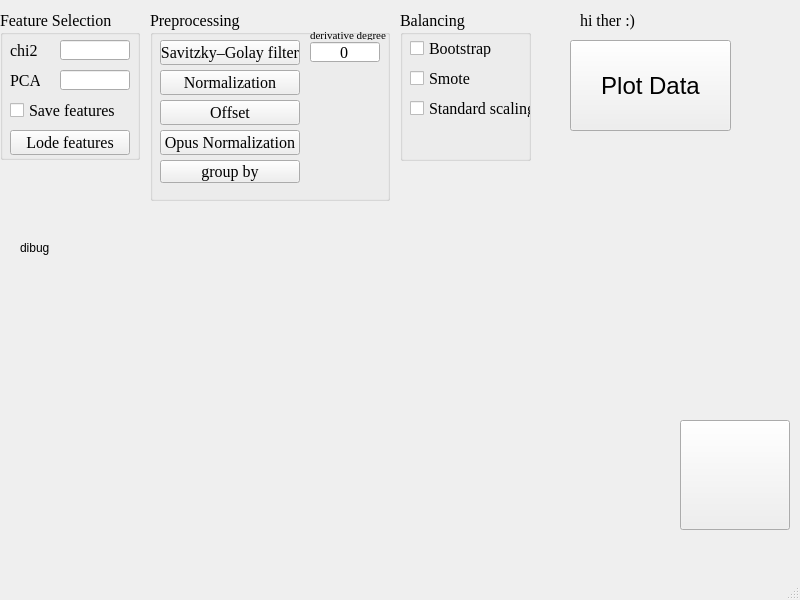
<?xml version="1.0" encoding="UTF-8"?>
<ui version="4.0">
 <class>MainWindow</class>
 <widget class="QMainWindow" name="MainWindow">
  <property name="geometry">
   <rect>
    <x>0</x>
    <y>0</y>
    <width>800</width>
    <height>600</height>
   </rect>
  </property>
  <property name="windowTitle">
   <string>Preprocessing Data</string>
  </property>
  <widget class="QWidget" name="centralwidget">
   <widget class="QLabel" name="model_label">
    <property name="geometry">
     <rect>
      <x>580</x>
      <y>10</y>
      <width>171</width>
      <height>20</height>
     </rect>
    </property>
    <property name="font">
     <font>
      <family>Times New Roman</family>
      <pointsize>12</pointsize>
     </font>
    </property>
    <property name="text">
     <string>hi ther :)</string>
    </property>
   </widget>
   <widget class="QGroupBox" name="feature_selection">
    <property name="geometry">
     <rect>
      <x>0</x>
      <y>10</y>
      <width>140</width>
      <height>150</height>
     </rect>
    </property>
    <property name="font">
     <font>
      <family>Times New Roman</family>
      <pointsize>12</pointsize>
     </font>
    </property>
    <property name="title">
     <string>Feature Selection</string>
    </property>
    <widget class="QLineEdit" name="chi2_input">
     <property name="geometry">
      <rect>
       <x>60</x>
       <y>30</y>
       <width>70</width>
       <height>20</height>
      </rect>
     </property>
    </widget>
    <widget class="QLineEdit" name="pca_input">
     <property name="geometry">
      <rect>
       <x>60</x>
       <y>60</y>
       <width>70</width>
       <height>20</height>
      </rect>
     </property>
    </widget>
    <widget class="QLabel" name="chi2">
     <property name="geometry">
      <rect>
       <x>10</x>
       <y>30</y>
       <width>30</width>
       <height>20</height>
      </rect>
     </property>
     <property name="text">
      <string>chi2</string>
     </property>
    </widget>
    <widget class="QLabel" name="PCA">
     <property name="geometry">
      <rect>
       <x>10</x>
       <y>60</y>
       <width>30</width>
       <height>20</height>
      </rect>
     </property>
     <property name="text">
      <string>PCA</string>
     </property>
    </widget>
    <widget class="QPushButton" name="lode_feturs">
     <property name="geometry">
      <rect>
       <x>10</x>
       <y>120</y>
       <width>120</width>
       <height>25</height>
      </rect>
     </property>
     <property name="text">
      <string>Lode features</string>
     </property>
    </widget>
    <widget class="QCheckBox" name="save_features">
     <property name="geometry">
      <rect>
       <x>10</x>
       <y>90</y>
       <width>120</width>
       <height>20</height>
      </rect>
     </property>
     <property name="text">
      <string>Save features</string>
     </property>
     <property name="checkable">
      <bool>true</bool>
     </property>
    </widget>
   </widget>
   <widget class="QGroupBox" name="pre_prosses">
    <property name="geometry">
     <rect>
      <x>150</x>
      <y>10</y>
      <width>240</width>
      <height>191</height>
     </rect>
    </property>
    <property name="font">
     <font>
      <family>Times New Roman</family>
      <pointsize>12</pointsize>
     </font>
    </property>
    <property name="title">
     <string>Preprocessing</string>
    </property>
    <widget class="QPushButton" name="sgf_btn">
     <property name="geometry">
      <rect>
       <x>10</x>
       <y>30</y>
       <width>140</width>
       <height>25</height>
      </rect>
     </property>
     <property name="text">
      <string>Savitzky–Golay filter</string>
     </property>
    </widget>
    <widget class="QPushButton" name="normalizetion_btn">
     <property name="geometry">
      <rect>
       <x>10</x>
       <y>60</y>
       <width>140</width>
       <height>25</height>
      </rect>
     </property>
     <property name="text">
      <string>Normalization</string>
     </property>
    </widget>
    <widget class="QPushButton" name="offset_btn">
     <property name="geometry">
      <rect>
       <x>10</x>
       <y>90</y>
       <width>140</width>
       <height>25</height>
      </rect>
     </property>
     <property name="text">
      <string>Offset</string>
     </property>
    </widget>
    <widget class="QPushButton" name="opus_normalizetion">
     <property name="geometry">
      <rect>
       <x>10</x>
       <y>120</y>
       <width>140</width>
       <height>25</height>
      </rect>
     </property>
     <property name="text">
      <string>Opus Normalization</string>
     </property>
    </widget>
    <widget class="QLineEdit" name="sgf_div">
     <property name="geometry">
      <rect>
       <x>160</x>
       <y>32</y>
       <width>70</width>
       <height>20</height>
      </rect>
     </property>
     <property name="text">
      <string>0</string>
     </property>
     <property name="alignment">
      <set>Qt::AlignCenter</set>
     </property>
    </widget>
    <widget class="QLabel" name="label_2">
     <property name="geometry">
      <rect>
       <x>160</x>
       <y>20</y>
       <width>80</width>
       <height>10</height>
      </rect>
     </property>
     <property name="font">
      <font>
       <pointsize>8</pointsize>
      </font>
     </property>
     <property name="text">
      <string>derivative degree</string>
     </property>
    </widget>
    <widget class="QPushButton" name="group_by">
     <property name="geometry">
      <rect>
       <x>10</x>
       <y>150</y>
       <width>140</width>
       <height>23</height>
      </rect>
     </property>
     <property name="text">
      <string>group by</string>
     </property>
    </widget>
   </widget>
   <widget class="QGroupBox" name="balancing">
    <property name="geometry">
     <rect>
      <x>400</x>
      <y>10</y>
      <width>131</width>
      <height>151</height>
     </rect>
    </property>
    <property name="font">
     <font>
      <family>Times New Roman</family>
      <pointsize>12</pointsize>
     </font>
    </property>
    <property name="title">
     <string>Balancing</string>
    </property>
    <widget class="QCheckBox" name="bootstrap">
     <property name="geometry">
      <rect>
       <x>10</x>
       <y>30</y>
       <width>91</width>
       <height>17</height>
      </rect>
     </property>
     <property name="text">
      <string>Bootstrap</string>
     </property>
    </widget>
    <widget class="QCheckBox" name="smote">
     <property name="geometry">
      <rect>
       <x>10</x>
       <y>60</y>
       <width>81</width>
       <height>17</height>
      </rect>
     </property>
     <property name="text">
      <string>Smote</string>
     </property>
    </widget>
    <widget class="QCheckBox" name="standart_scaling">
     <property name="geometry">
      <rect>
       <x>10</x>
       <y>90</y>
       <width>121</width>
       <height>17</height>
      </rect>
     </property>
     <property name="text">
      <string>Standard scaling</string>
     </property>
    </widget>
   </widget>
   <widget class="QLabel" name="label">
    <property name="geometry">
     <rect>
      <x>20</x>
      <y>240</y>
      <width>241</width>
      <height>16</height>
     </rect>
    </property>
    <property name="text">
     <string>dibug</string>
    </property>
   </widget>
   <widget class="QPushButton" name="next_btn">
    <property name="geometry">
     <rect>
      <x>680</x>
      <y>420</y>
      <width>110</width>
      <height>110</height>
     </rect>
    </property>
    <property name="font">
     <font>
      <family>Times New Roman</family>
      <pointsize>12</pointsize>
     </font>
    </property>
    <property name="text">
     <string/>
    </property>
    <property name="icon">
     <iconset>
      <normaloff>IMG/next.jpg</normaloff>IMG/next.jpg</iconset>
    </property>
    <property name="iconSize">
     <size>
      <width>100</width>
      <height>100</height>
     </size>
    </property>
   </widget>
   <widget class="QPushButton" name="show_features">
    <property name="geometry">
     <rect>
      <x>570</x>
      <y>40</y>
      <width>161</width>
      <height>91</height>
     </rect>
    </property>
    <property name="font">
     <font>
      <pointsize>18</pointsize>
     </font>
    </property>
    <property name="text">
     <string>Plot Data</string>
    </property>
   </widget>
  </widget>
  <widget class="QMenuBar" name="menubar">
   <property name="geometry">
    <rect>
     <x>0</x>
     <y>0</y>
     <width>800</width>
     <height>21</height>
    </rect>
   </property>
  </widget>
  <widget class="QStatusBar" name="statusbar"/>
 </widget>
 <resources/>
 <connections/>
</ui>
